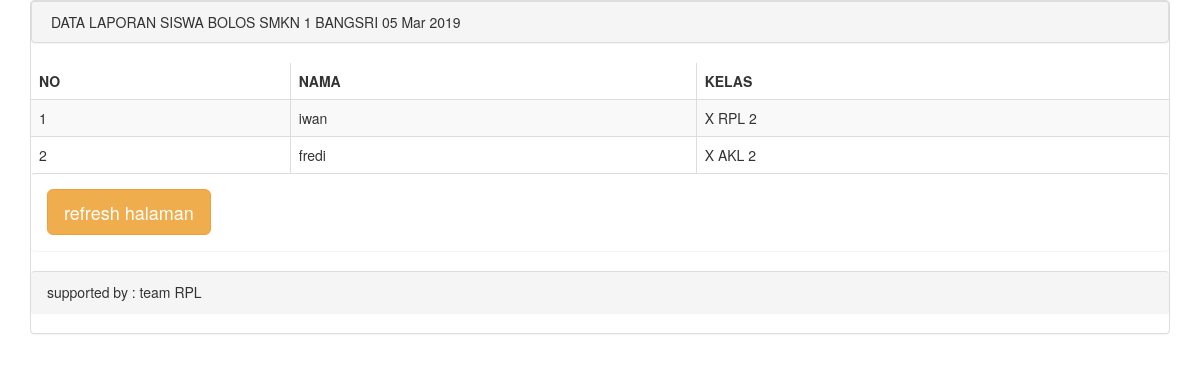
The page / on the database its author committed.
### tables this page shows
CREATE TABLE `config` (
  `id` int(11) NOT NULL,
  `title` varchar(255) NOT NULL,
  `params` text NOT NULL
);

CREATE TABLE `bolos` (
  `id` int(11) NOT NULL,
  `nama_siswa` varchar(255) NOT NULL,
  `kelas_id` int(11) NOT NULL,
  `waktu` timestamp NOT NULL DEFAULT CURRENT_TIMESTAMP,
  `pelapor` varchar(255) NOT NULL
);

### classes/config.php (called while the page is built, shortened)
<?php
class Config
{
    private $db_conn;
    private $table_name = "config";
    public function __construct($db)
    {
        $this->db_conn = $db;
    }
    function get_config($name = '')
    {
        if(!empty($name))
        {
            $sql = "SELECT * FROM " . $this->table_name . " WHERE title = :title LIMIT 1";
            $prep_state = $this->db_conn->prepare($sql);
            $prep_state->bindParam(':title', $name);
            $prep_state->execute();
            $data = $prep_state->fetch(PDO::FETCH_ASSOC);
            if(!empty($data))
            {
                $data = json_decode($data['params'],1);
            }
            return $data;
        }
    }
}

### classes/silos.php (called while the page is built, shortened)
<?php
class Silos
{
    private $db_conn;
    private $table_name = "bolos";
    public function __construct($db)
    {
        $this->db_conn = $db;
    }
    function today()
    {
        $date = date('Y-m-d');
        $sql = "SELECT * FROM " . $this->table_name . " WHERE waktu LIKE '{$date}%'";
        $prep_state = $this->db_conn->prepare($sql);
        $prep_state->execute();
        $data = array();
        while ($row = $prep_state->fetch(PDO::FETCH_ASSOC)) {
            $data[] = $row;
        }
        return $data;
    }
}

### classes/kelas.php (called while the page is built, shortened)
<?php
class Kelas
{
    private $db_conn;
    private $table_name = "kelas";
    public function __construct($db)
    {
        $this->db_conn = $db;
    }
    function getAll($assoc = FALSE)
    {
        $sql = "SELECT id, title FROM " . $this->table_name . "  ORDER BY title";
        $prep_state = $this->db_conn->prepare($sql);
        $prep_state->execute();
        $data = array();
        while ($row = $prep_state->fetch(PDO::FETCH_ASSOC)){
            $data[] = $row;
        }
        if($assoc)
        {
            $tmp_data = $data;
            $data = array();
            foreach ($tmp_data as $key => $value)
            {
                $data[$value['id']] = $value['title'];
            }
        }
        return $data;
    }
}

### index.php (the view, shortened to what this page needs)
<!DOCTYPE html>
<html>
<head>
    <link href="library/css/bootstrap.min.css" rel="stylesheet">
    <?php
    include_once 'classes/kelas.php';
    include_once 'classes/config.php';
    include_once 'classes/silos.php';
    include_once 'initial.php';
    $kelas = new kelas($db);
    $conf = new config($db);
    $silos = new silos($db);
    $data_kelas = $kelas->getAll(TRUE);
    $config = $conf->get_config('main');
    $data_bolos = $silos->today();
    ?>
</head>
<body>
    <div class="container">
        <div class="row">
            <div class="col-md-12">
                <div class="panel panel-default">
                    <div class="panel panel-heading">
                        <img src="http://smkn1bangsri.sch.id/theme/images/logosekolah.png" alt="" height="50"> <?php echo @$config['judul'].' '.date('d M Y') ?>
                    </div>
                    <?php if (!empty($data_bolos)): ?>
                    <div class="table-responsive">
                        <table class="table table-bordered table-striped">
                            <thead>
                                <tr>
                                    <th>NO</th>
                                    <th>NAMA</th>
                                    <th>KELAS</th>
                                </tr>
                            </thead>
                            <tbody>
                                <?php $i = 1; ?>
                                <?php foreach ($data_bolos as $key => $value): ?>
                                    <tr>
                                        <td><?php echo $i ?></td>
                                        <td><?php echo $value['nama_siswa'] ?></td>
                                        <td><?php echo $data_kelas[$value['kelas_id']] ?></td>
                                    </tr>
                                    <?php $i++; ?>
                                <?php endforeach ?>
                            </tbody>
                        </table>
                    </div>
                    <?php endif ?>
                    <div class="panel panel-body">
                        <a href="" class="btn btn-lg btn-warning" title="">refresh halaman</a>
                    </div>
                    <div class="panel panel-footer">
                        supported by : team RPL
                    </div>
                </div>
            </div>
        </div>
    </div>
</body>
</html>

### rows shown on the page
config: params "DATA LAPORAN SISWA BOLOS SMKN 1 BANGSRI"
bolos: nama_siswa "iwan", kelas "X RPL 2"
bolos: nama_siswa "fredi", kelas "X AKL 2"
